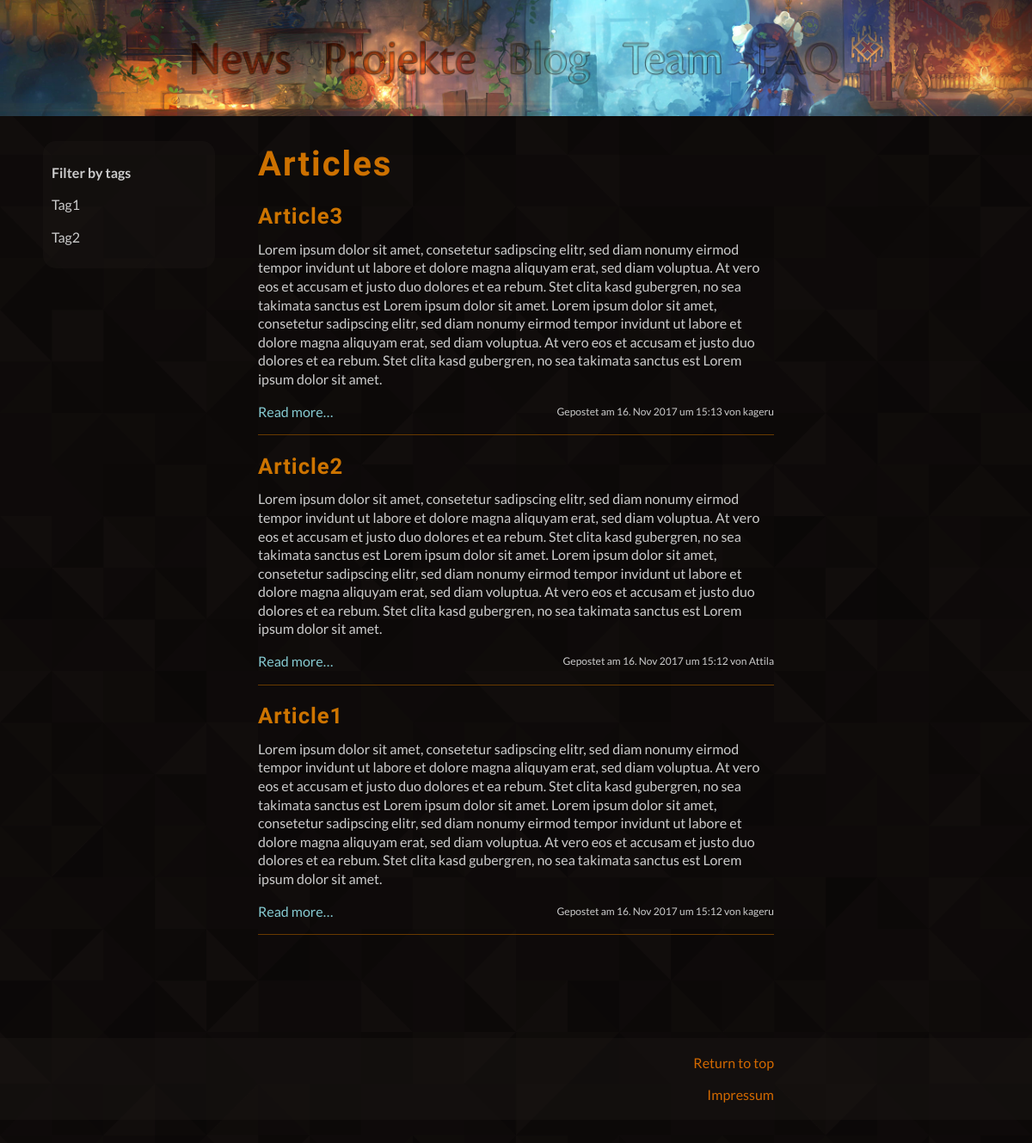
Screenshot of /blog/ with the database file from the repository.
### blog/models.py (models this page shows, shortened)
class Article(models.Model):
    title = models.CharField(max_length=255, unique=True)
    pub_date = models.DateTimeField('date published')
    autor = models.CharField(max_length=32)
    description = models.TextField()
    htmlname = models.CharField(max_length=255)

### blog/views.py (the view)
# urls.py: 2. Add a URL to urlpatterns:  path('blog/', include('blog.urls'))
def blog(request):
    tags = Tag.objects.values('name').distinct()
    latest_article_list = Article.objects.order_by('-id')
    context = {'latest_article_list': latest_article_list,
               'tags': tags}
    return render(request, 'blog/blog.html', context)

### templates/blog/blog.html (shortened to what this page needs)
<!DOCTYPE html>
<html lang="en">
<head>
    {% load static %}
    <link rel="stylesheet" type="text/css" href="{% static 'main.css' %}"/>
    {% load static %}
    <link rel="stylesheet" type="text/css" href="{% static 'darkorange.css' %}"/>
</head>
<body>
{% include "header.html" %}
<div id="leftsidebar">
    <div class="progressdiv sidebardiv leftdiv">
        <p style="font-weight: 700; margin-bottom: 1em"> Filter by tags </p>
        {% for tag in tags %}
        <p style="margin-bottom: 1em"><a class="hover_link" href="{% url 'blogfilter' tag.name %}"> {{ tag.name }} </a>
        </p>
        {% endfor %}
    </div>
</div>
<div id="wrapper">
    <h1 class="heading">Articles</h1>
    {% for article in latest_article_list %}
    <div>
        <h2 class="subhead"> {{ article.title }} </h2>
        <p> {{ article.description }} </p>
        <table class="two_column_table no_border_table">
            <tr>
                <td style="text-align: left"><a href="{% url 'article' article.title %}">Read more…</a></td>
                <td style="font-size: 75%; text-align: right">Gepostet am {{ article.pub_date|date:"d" }}.
                    {{ article.pub_date|date:"M Y" }} um {{ article.pub_date|time:"H:i" }} von {{ article.autor }}
                </td>
            </tr>
        </table>
    </div>
    <hr>
    {% endfor %}
</div>
{% include "footer.html" %}
</body>
</html>

### static/main.css (style rules this page uses)
body { z-index: -10; font-family: 'Lato', 'Segoe UI', sans-serif; text-align: center; align-content: center; overflow-y: scroll; margin: 0; line-height: 135%; }
h1, h2, h3 { font-weight: 600; }
h1 { font-size: 250%; letter-spacing: 1px; font-family: 'Alike', 'Segoe UI', sans-serif; margin-bottom: 1em; }
h2 { letter-spacing: 0.4px; font-size: 150%; font-family: 'Alike', 'Segoe UI', sans-serif; }
.no_border_table { border: 0; border-spacing: 0; border-collapse: collapse; padding: 0; }
.no_border_table * { border: 0; border-spacing: 0; border-collapse: collapse; padding: 0; }
hr { border: none; height: 1px; margin-top: 1em; }
.sidebardiv { border-radius: 15px; height: auto; padding: 10px; position: relative; margin: 0 auto; }
#leftsidebar { position: absolute; margin-top: 1.5em; left: 0; width: 25%; height: 100%; }
.progressdiv { text-align: left; }
.leftdiv { left: 0; width: 60%; }
#wrapper { text-align: left; margin: auto; width: 50%; }
.heading { letter-spacing: 2px; font-weight: 600; font-size: 250%; margin-top: 1em; margin-bottom: 1em; font-family: 'Alike', 'Segoe UI', sans-serif; }
.subhead { letter-spacing: 1px; font-size: 160%; margin-top: 1em; margin-bottom: 0.5em; font-weight: 600; font-family: 'Alike', 'Segoe UI', sans-serif; }
.two_column_table { width: 100%; }
.two_column_table td { width: 50%; text-align: center; }

### static/darkorange.css (style rules this page uses)
body { background: #1a1714 url("bg.png") repeat fixed; color: #ccc; }
hr { color: #693600; background-color: #693a00; }
.sidebardiv { background-color: rgba(26, 23, 20, 0.51); }
.hover_link { color: #ccc !important; }
a { color: #86cbd2; text-decoration: none; }
.heading { color: #cd7100; }
.subhead { color: #cd7400; }

### rows the page displays
Article: title "Article3", description "Lorem ipsum dolor sit amet, consetetur sadipscing elitr, sed diam nonumy eirmod tempor invidunt ut labore et dolore magna aliquyam erat, sed diam voluptua. At vero eos et accusam et justo duo dolores et ea rebum. Stet clita kasd gubergren, no sea takimata sanctus est Lorem ipsum dolor sit amet. Lorem ipsum dolor sit amet, consetetur sadipscing elitr, sed diam nonumy eirmod tempor invidunt ut labore et dolore magna aliquyam erat, sed diam voluptua. At vero eos et accusam et justo duo dolores et ea rebum. Stet clita kasd gubergren, no sea takimata sanctus est Lorem ipsum dolor sit amet.", pub_date "16", pub_date "Nov 2017", pub_date "15:13", autor "kageru"
Article: title "Article2", description "Lorem ipsum dolor sit amet, consetetur sadipscing elitr, sed diam nonumy eirmod tempor invidunt ut labore et dolore magna aliquyam erat, sed diam voluptua. At vero eos et accusam et justo duo dolores et ea rebum. Stet clita kasd gubergren, no sea takimata sanctus est Lorem ipsum dolor sit amet. Lorem ipsum dolor sit amet, consetetur sadipscing elitr, sed diam nonumy eirmod tempor invidunt ut labore et dolore magna aliquyam erat, sed diam voluptua. At vero eos et accusam et justo duo dolores et ea rebum. Stet clita kasd gubergren, no sea takimata sanctus est Lorem ipsum dolor sit amet.", pub_date "16", pub_date "Nov 2017", pub_date "15:12", autor "Attila"
Article: title "Article1", description "Lorem ipsum dolor sit amet, consetetur sadipscing elitr, sed diam nonumy eirmod tempor invidunt ut labore et dolore magna aliquyam erat, sed diam voluptua. At vero eos et accusam et justo duo dolores et ea rebum. Stet clita kasd gubergren, no sea takimata sanctus est Lorem ipsum dolor sit amet. Lorem ipsum dolor sit amet, consetetur sadipscing elitr, sed diam nonumy eirmod tempor invidunt ut labore et dolore magna aliquyam erat, sed diam voluptua. At vero eos et accusam et justo duo dolores et ea rebum. Stet clita kasd gubergren, no sea takimata sanctus est Lorem ipsum dolor sit amet.", pub_date "16", pub_date "Nov 2017", pub_date "15:12", autor "kageru"

### other values shown
{{ tag.name }} "Tag1" "Tag2"
